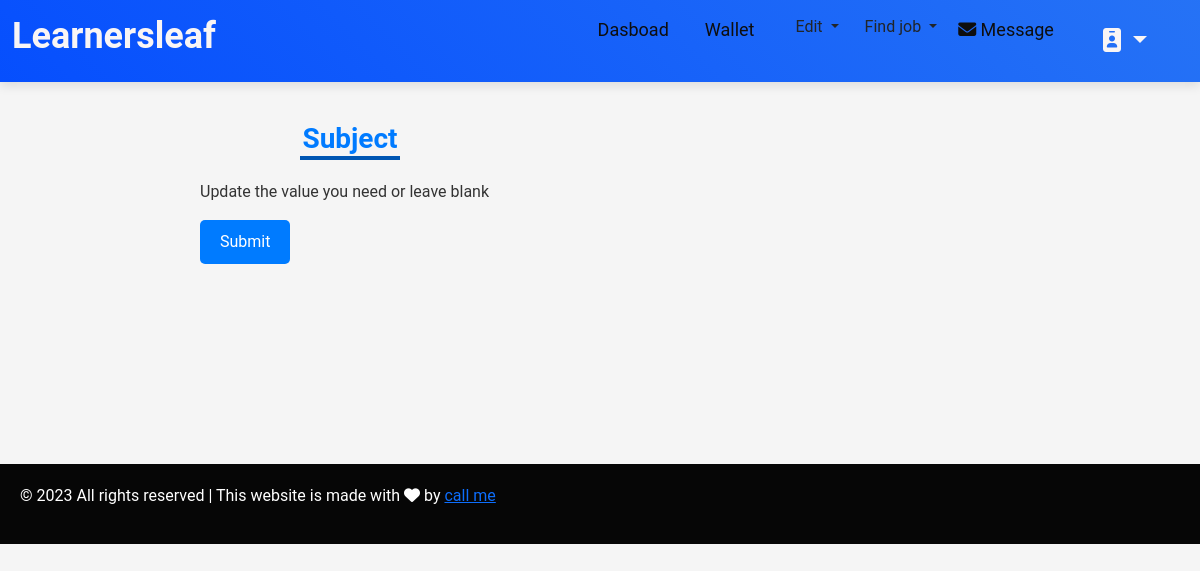
The page /t_subject/nandhakumar.2001830@gmail.com on the database as committed earlier.
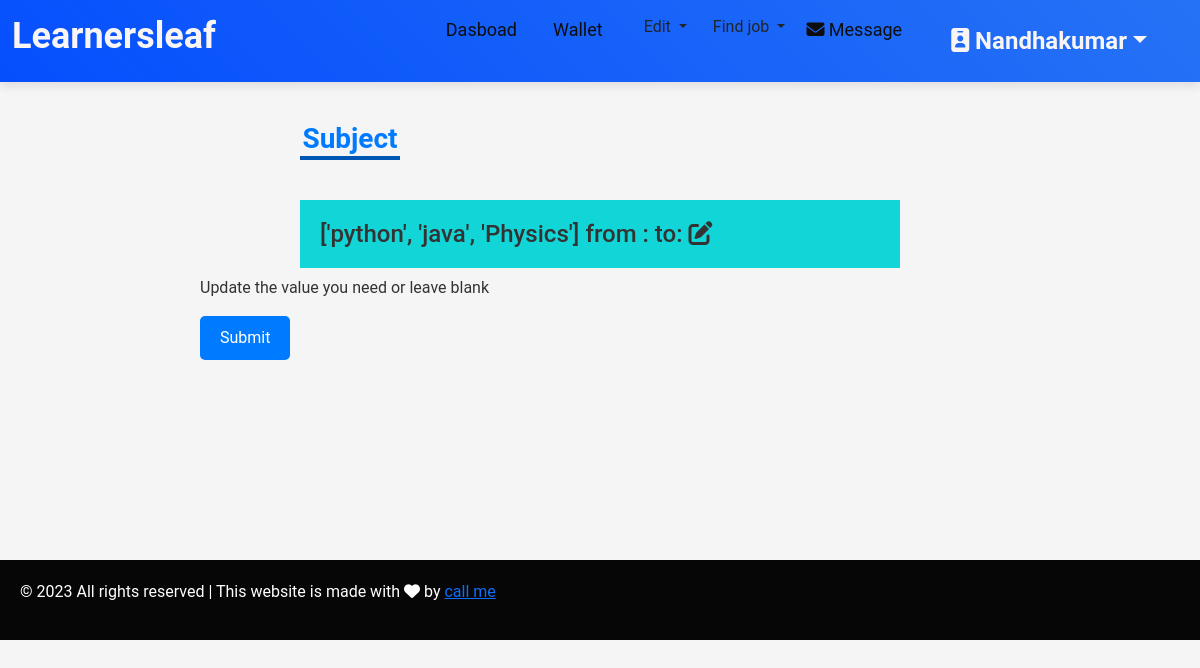
The same page on the database as committed later.
### kovai_app/models.py (models this page shows, shortened)
class TutorRegistration(models.Model):
    GENDER_CHOICES = [
        ('male', 'Male'),
        ('female', 'Female'),
    ]
    TEACHING_TYPES = [
        ('individual_teaching', 'Individual Teaching'),
        ('teaching_company', 'Teaching Company'),
    ]
    DEGREE_TYPES = [
        ('Secondary', 'Secondary'),
        ('Higher_Secondary', 'Higher Secondary'),
        ('Diploma', 'Diploma'),
        ('Graduation', 'Graduation'),
        ('AdvancedDiploma', 'Advanced Diploma'),
        ('PostGraduation', 'Post Graduation'),
        ('Doctorate/PhD', 'Doctorate/PhD'),
        ('Certification', 'Certification'),
        ('Other', 'Other'),
    ]
    ASSOCIATION_CHOICES = [
        ('parttime', 'Part time'),
        ('fulltime', 'Full time'),
        ('Correspondence', 'Correspondence / Distance Learning'),
    ]
    FEE_CHOICES = [
        ('per_hour', 'per hour'),
        ('per_month', 'per month'),
        ('per_year', 'per year'),
    ]
    INTEREST_CHOICES = [
        ('online_teaching', 'Online teaching'),
        ('offline_teaching', 'Offline teaching'),
        ('full_time', 'Full Time'),
        ('part_time', 'Part Time'),
        ('both', 'Both'),
    ]
    name = models.CharField(max_length=255)
    email = models.EmailField()
    password = models.CharField(max_length=255)
    confirm_password = models.CharField(max_length=255)
    types = models.CharField(max_length=50, choices=TEACHING_TYPES, null=True, blank=True)
    strength = models.CharField(max_length=255, null=True, blank=True)
    gender = models.CharField(max_length=10, choices=GENDER_CHOICES, null=True, blank=True)
    date_of_birth = models.DateField(null=True, blank=True)
    language = models.CharField(max_length=50, choices=TEACHING_TYPES, null=True, blank=True)
    language_two=models.CharField(max_length=50, choices=TEACHING_TYPES, null=True, blank=True)
    language_three=models.CharField(max_length=50, choices=TEACHING_TYPES, null=True, blank=True)
    language_four=models.CharField(max_length=50, choices=TEACHING_TYPES, null=True, blank=True)
    language_five=models.CharField(max_length=50, choices=TEACHING_TYPES, null=True, blank=True)
    location = models.CharField(max_length=255, null=True, blank=True)
    post_code = models.CharField(max_length=20, null=True, blank=True)
    subject = models.CharField(max_length=255, null=True, blank=True)
    from_level = models.CharField(max_length=255, null=True, blank=True)
    institution_name = models.CharField(max_length=255, null=True, blank=True)
    degree_type = models.CharField(max_length=50, choices=DEGREE_TYPES, null=True, blank=True)
    degree_name = models.CharField(max_length=255, null=True, blank=True)
    specialisation= models.CharField(max_length=255, null=True, blank=True)
    institution_name_two = models.CharField(max_length=255, null=True, blank=True)
    institution_name_three = models.CharField(max_length=255, null=True, blank=True)
    institution_name_four = models.CharField(max_length=255, null=True, blank=True)
    institution_name_five = models.CharField(max_length=255, null=True, blank=True)
    degree_type_two = models.CharField(max_length=50, choices=DEGREE_TYPES, null=True, blank=True)
    degree_name_two = models.CharField(max_length=255, null=True, blank=True)
    degree_type_three = models.CharField(max_length=50, choices=DEGREE_TYPES, null=True, blank=True)
    degree_name_three = models.CharField(max_length=255, null=True, blank=True)
    degree_type_four = models.CharField(max_length=50, choices=DEGREE_TYPES, null=True, blank=True)
    degree_name_four = models.CharField(max_length=255, null=True, blank=True)
    degree_type_five = models.CharField(max_length=50, choices=DEGREE_TYPES, null=True, blank=True)
    degree_name_five = models.CharField(max_length=255, null=True, blank=True)
    specialisation_two= models.CharField(max_length=255, null=True, blank=True)
    specialisation_three= models.CharField(max_length=255, null=True, blank=True)
    specialisation_four= models.CharField(max_length=255, null=True, blank=True)
    specialisation_five= models.CharField(max_length=255, null=True, blank=True)
    company_name = models.CharField(max_length=255, null=True, blank=True)
    job_roll = models.CharField(max_length=255, null=True, blank=True)
    company_name_two = models.CharField(max_length=255, null=True, blank=True)
    job_roll_two = models.CharField(max_length=255, null=True, blank=True)
    company_name_three = models.CharField(max_length=255, null=True, blank=True)
    job_roll_three = models.CharField(max_length=255, null=True, blank=True)
    company_name_four = models.CharField(max_length=255, null=True, blank=True)
    job_roll_four = models.CharField(max_length=255, null=True, blank=True)
    company_name_five = models.CharField(max_length=255, null=True, blank=True)
    job_roll_five = models.CharField(max_length=255, null=True, blank=True)
    year_of_experience=models.CharField(max_length=255, null=True, blank=True)
    year_of_experience_two=models.CharField(max_length=255, null=True, blank=True)
    year_of_experience_three=models.CharField(max_length=255, null=True, blank=True)
    year_of_experience_four=models.CharField(max_length=255, null=True, blank=True)
    year_of_experience_five=models.CharField(max_length=255, null=True, blank=True)
    i_charge = models.CharField(max_length=20, choices=FEE_CHOICES, null=True, blank=True)
    min_fee = models.DecimalField(max_digits=10, decimal_places=2, null=True, blank=True)
    max_fee = models.DecimalField(max_digits=10, decimal_places=2, null=True, blank=True)
    classes = models.CharField(max_length=20, choices=FEE_CHOICES, null=True, blank=True)
    other_subject = models.CharField(max_length=20, choices=FEE_CHOICES, null=True, blank=True)
    language_subject = models.CharField(max_length=20, choices=FEE_CHOICES, null=True, blank=True)
    curriculum= models.CharField(max_length=20, choices=FEE_CHOICES, null=True, blank=True)
    willing_to_travel = models.CharField(
        max_length=3,
        choices=[('yes', 'Yes'), ('no', 'No')],
        default='no',
        null=True,
        blank=True
    )
    available_for_online_teaching = models.CharField(
        max_length=3,
        choices=[('yes', 'Yes'), ('no', 'No')],
        default='no',
        null=True,
        blank=True
    )
    help_with_homework = models.CharField(
        max_length=3,
        choices=[('yes', 'Yes'), ('no', 'No')],
        default='no',
        null=True,
        blank=True
    )
    full_time_teacher = models.CharField(
        max_length=3,
        choices=[('yes', 'Yes'), ('no', 'No')],
        default='no',
        null=True,
        blank=True
    )
    interested_in = models.CharField(max_length=20, choices=INTEREST_CHOICES, null=True, blank=True)
    s_profile_description = models.TextField(null=True, blank=True)
    profile_description = models.TextField(null=True, blank=True)
    id_proof = models.ImageField(upload_to=upload_to, null=True, blank=True)
    profile_photo = models.ImageField(upload_to=upload_to,null=True)
    phone = models.CharField(max_length=15 ,null=True, blank=True)
    email_otp=models.BigIntegerField(null=True,blank=True)
    filename=models.CharField(max_length=500, choices=INTEREST_CHOICES, null=True, blank=True)
    coin=models.IntegerField(null=True, blank=True)
    review=models.IntegerField(null=True, blank=True)

### kovai_app/views.py (the view, shortened to what this page needs)
# urls.py: path('t_subject/<email>',views.t_subject, name='t_subject'),
def t_subject(request,email):
    a=TutorRegistration.objects.filter(email=email).first()
    return render(request,"t_subject.html",{"account":a})

### kovai_app/templates/t_subject.html (shortened to what this page needs)
{% load static %}
<html lang="en">
<head>
    <link href="https://cdn.jsdelivr.net/npm/bootstrap@5.3.3/dist/css/bootstrap.min.css" rel="stylesheet">
    <link rel="stylesheet" href="https://cdnjs.cloudflare.com/ajax/libs/font-awesome/6.6.0/css/all.min.css" />
</head>
<body>
    <nav class="navbar navbar-expand-lg navbar-light " >
        <div class="container-fluid">
            <a class="navbar-brand " href="#"><h2 style="font-weight: bold; color: #f9f5f5; font-size: 36px;">Learnersleaf</h2>
            </a>
            <div class="collapse navbar-collapse" id="navbarNav">
                <ul class="navbar-nav ms-auto">
                    <li class="nav-item">
                        <a class="nav-link " href="/teacher_dashboard/{{account.email}}">Dasboad</a>
                    </li>
                    <li class="nav-item">
                        <a class="nav-link  " href="/t_wallet/{{account.email}}">Wallet</a>
                    </li>
                    <li class="nav-item">
                        <div class="dropdown av-link">
                            <button type="button" class="btn   dropdown-toggle " data-bs-toggle="dropdown">
                                Edit
                            </button>
                        </div>
                    </li>
                    <li class="nav-item">
                        <div class="dropdown">
                            <button type="button" class="btn dropdown-toggle" data-bs-toggle="dropdown" >
                                Find job
                            </button>
                        </div>
                    </li>
                    <li class="nav-item  ">
                     <a href="/teacher_inbox/{{account.email}}" class="nav-link" > <i class="fa-solid fa-envelope"  ></i>&nbsp;Message</a>
                </li>
                <li class="nav-item">
                <div class="dropdown nav-link "><div class="btn  dropdown-toggle" data-bs-toggle="dropdown" style="font-size: 24px; font-weight: bold; color:  #f9f5f5;;" ><i class="fa-solid fa-id-badge"  ></i> {{account.name|title}}</div>
    </div>
            </li>
                </ul>
            </div>
        </div>
    </nav>
    <h3  class="section-heading" style="margin-left: 300px; border-bottom:4px solid #0056b3; width: 100px;"> Subject </h3>
    <div class="detail">
            {% if account.subject %}
        <h4 id="one">{{account.subject}}  from :<span>{{account.from_level}} to: {{account.to_level}}</span><i class="fa-solid fa-pen-to-square"></i></h4>
        {% endif %}
    </div>
    <form action="/t_subject/{{account.email}}" method="POST">
        <p>Update the value you need or leave blank</p>
        <input type="submit" value="Submit">
    </form>
    <div class="footer " style="margin-top: 200px;">
        <p>&copy; 2023 All rights reserved | This website is made with <i
            class="fa-solid fa-heart"></i> by <a href="https://www.linkedin.com
            /in/krishnachandra-9a8a3a1a5/"> call me</a>
            </p>
    </div>
</body>
</html>

Rows that differ between the two databases and show on the page:
added TutorRegistration: name "Nandhakumar", subject "['python', 'java', 'Physics']"
Other text that changed with them:
text now shown: "from : to:"
